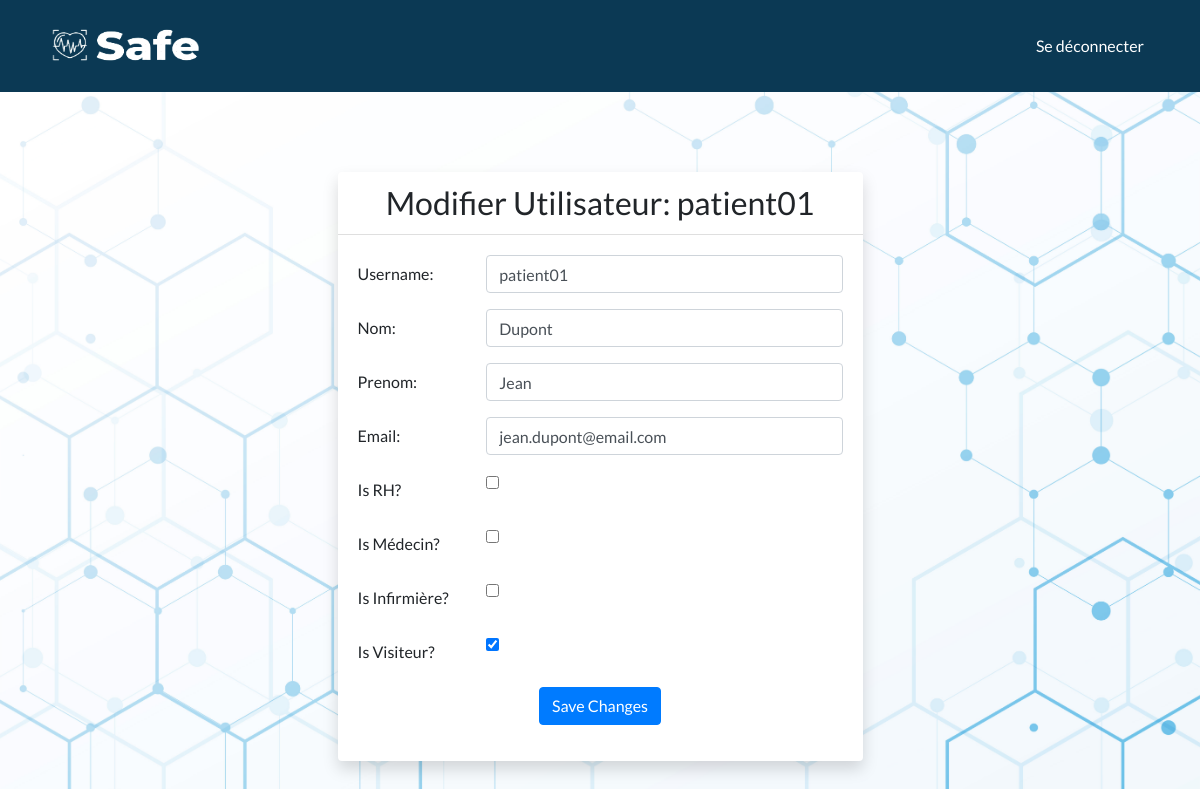
Page /modify/14/ (signed in) on the committed database.
### myapp/models.py (models this page shows)
class User(AbstractUser):
    is_rh= models.BooleanField('Is rh', default=False)
    is_medecin = models.BooleanField('Is medecin', default=False)
    is_infermiere = models.BooleanField('Is infermiere', default=False)
    is_visiteur = models.BooleanField('Is visiteur', default=False)
    nom = models.CharField(max_length=100)
    prenom = models.CharField(max_length=100)

### myapp/views.py (the view)
# urls.py: path('modify/<int:id>/', views.modify_user, name='modify_user'),
@login_required
@user_passes_test(is_rh)
def modify_user(request, id):
    user = User.objects.get(id=id)
    if request.method == 'POST':
        username = request.POST.get('username')
        email = request.POST.get('email')
        nom = request.POST.get('nom')
        prenom = request.POST.get('prenom')
        is_rh = bool(request.POST.getlist('is_rh'))
        is_medecin = bool(request.POST.getlist('is_medecin'))
        is_infermiere = bool(request.POST.getlist('is_infermiere'))
        is_visiteur = bool(request.POST.getlist('is_visiteur'))
        user.username = username
        user.email = email
        user.is_rh = is_rh
        user.is_medecin = is_medecin
        user.is_infermiere = is_infermiere
        user.is_visiteur = is_visiteur
        user.nom = nom
        user.prenom = prenom
        user.save()
        return redirect('rh')
    else:
        return render(request, 'modify_user.html', {'user': user})

### myapp/views.py (called while the page is built)
def is_rh(user):
    return user.is_authenticated and (user.is_rh or user.is_staff)

### myapp/templates/modify_user.html (shortened to what this page needs)
{% extends 'base.html' %}
{% block content %}
<div class="container py-5">
    <div class="row justify-content-center">
        <div class="col-md-8 col-lg-6">
            <div class="card border-0 shadow">
                <div class="card-header bg-transparent text-center">
                    <h2 class="mb-0">Modifier Utilisateur: {{ user.username }}</h2>
                </div>
                <div class="card-body">
                    <form method="post">
                        <div class="form-group row">
                            <label for="username" class="col-sm-3 col-form-label">Username:</label>
                            <div class="col-sm-9">
                                <input type="text" name="username" value="{{ user.username }}" class="form-control" required>
                            </div>
                        </div>
                        <div class="form-group row">
                            <label for="nom" class="col-sm-3 col-form-label">Nom:</label>
                            <div class="col-sm-9">
                                <input type="text" name="nom" value="{{ user.nom }}" class="form-control" required>
                            </div>
                        </div>
                        <div class="form-group row">
                            <label for="prenom" class="col-sm-3 col-form-label">Prenom:</label>
                            <div class="col-sm-9">
                                <input type="text" name="prenom" value="{{ user.prenom }}" class="form-control" required>
                            </div>
                        </div>
                        <div class="form-group row">
                            <label for="email" class="col-sm-3 col-form-label">Email:</label>
                            <div class="col-sm-9">
                                <input type="email" name="email" value="{{ user.email }}" class="form-control" required>
                            </div>
                        </div>
                        <div class="form-group row">
                            <label for="is_rh" class="col-sm-3 col-form-label">Is RH?</label>
                            <div class="col-sm-9">
                                <input type="checkbox" name="is_rh" {% if user.is_rh %}checked{% endif %}>
                            </div>
                        </div>
                        <div class="form-group row">
                            <label for="is_medecin" class="col-sm-3 col-form-label">Is Médecin?</label>
                            <div class="col-sm-9">
                                <input type="checkbox" name="is_medecin" {% if user.is_medecin %}checked{% endif %}>
                            </div>
                        </div>
                        <div class="form-group row">
                            <label for="is_infermiere" class="col-sm-3 col-form-label">Is Infirmière?</label>
                            <div class="col-sm-9">
                                <input type="checkbox" name="is_infermiere" {% if user.is_infermiere %}checked{% endif %}>
                            </div>
                        </div>
                        <div class="form-group row">
                            <label for="is_visiteur" class="col-sm-3 col-form-label">Is Visiteur?</label>
                            <div class="col-sm-9">
                                <input type="checkbox" name="is_visiteur" {% if user.is_visiteur %}checked{% endif %}>
                            </div>
                        </div>
                        <div class="form-group">
                            <div class="text-center">
                                <button type="submit" class="btn btn-primary">Save Changes</button>
                            </div>
                        </div>
                    </form>
                </div>
            </div>
        </div>
    </div>
</div>
{% endblock %}

### myapp/static/css/style.css (style rules this page uses)
body { background-image: url('/static/images/19366.jpg'); background-size: cover; background-position: center; }

### myapp/templates/base.html (style rules this page uses)
body { font-family: 'Lato', sans-serif; background-color: #f4f4f4; }
.container { margin-top: 2rem; }

### rows in the picture
User: username "patient01", nom "Dupont", prenom "Jean", email "jean.dupont@email.com", is_visiteur "☑"
